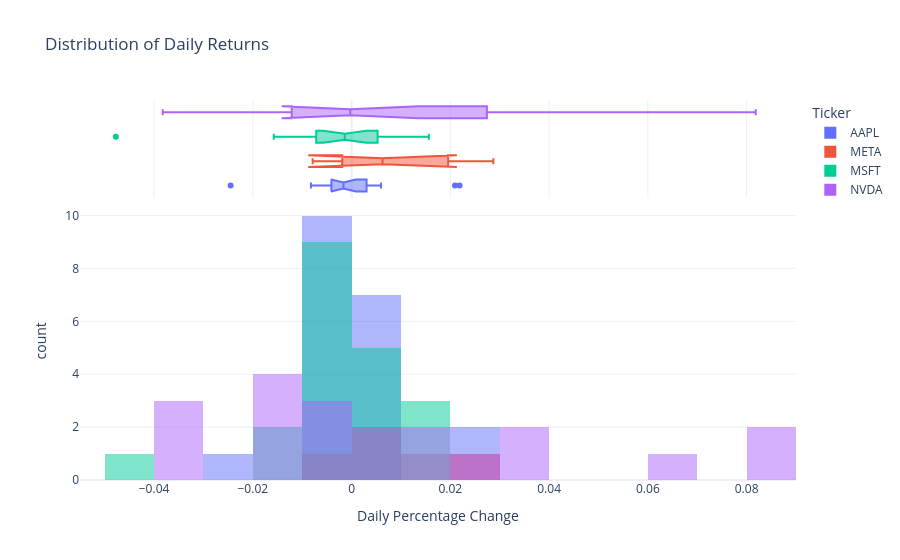

Notebook code for this chart:
### Markdown cell above
### 2.2 Distribution of Daily Returns
Understanding volatility is key for trading models. Heavy tails in the distribution suggest high-risk periods.

### Code cell
# Calculate daily returns for visualization
df_returns = df_raw.with_columns([
    (pl.col("Close") / pl.col("Close").shift(1).over("Ticker") - 1).alias("Return")
]).drop_nulls()

fig_dist = px.histogram(df_returns.to_pandas(), x="Return", color="Ticker", marginal="box",
                        title="Distribution of Daily Returns", barmode="overlay",
                        labels={"Return": "Daily Percentage Change"})
fig_dist.show()

### Figure 1 — Plotly figure (JSON) as saved in the notebook; plotly's stock layout.template omitted (floating-point values rounded to 4 significant figures)
{"data": [{"bingroup": "x", "hovertemplate": "Ticker=AAPL<br>Daily Percentage Change=%{x}<br>count=%{y}<extra></extra>", "legendgroup": "AAPL", "marker": {"color": "#636efa", "opacity": 0.5, "pattern": {"shape": ""}}, "name": "AAPL", "orientation": "v", "showlegend": true, "type": "histogram", "x": [0.02094, -0.0245, -0.002856, -0.004585, 0.003623, -0.006256, 0.00212, -0.00295, 0.003253, -0.002774, -0.0036, 0.000928, -0.006791, -0.001011, 0.02187, 0.002814, -0.008235, 0.005966, -0.002286, 8.786e-05], "xaxis": "x", "yaxis": "y"}, {"hovertemplate": "Ticker=AAPL<br>Daily Percentage Change=%{x}<extra></extra>", "legendgroup": "AAPL", "marker": {"color": "#636efa"}, "name": "AAPL", "notched": true, "showlegend": false, "type": "box", "x": [0.02094, -0.0245, -0.002856, -0.004585, 0.003623, -0.006256, 0.00212, -0.00295, 0.003253, -0.002774, -0.0036, 0.000928, -0.006791, -0.001011, 0.02187, 0.002814, -0.008235, 0.005966, -0.002286, 8.786e-05], "xaxis": "x2", "yaxis": "y2"}, {"bingroup": "x", "hovertemplate": "Ticker=META<br>Daily Percentage Change=%{x}<br>count=%{y}<extra></extra>", "legendgroup": "META", "marker": {"color": "#EF553B", "opacity": 0.5, "pattern": {"shape": ""}}, "name": "META", "orientation": "v", "showlegend": true, "type": "histogram", "x": [-0.007886, 0.000119, 0.01651, 0.006271, 0.02871], "xaxis": "x", "yaxis": "y"}, {"hovertemplate": "Ticker=META<br>Daily Percentage Change=%{x}<extra></extra>", "legendgroup": "META", "marker": {"color": "#EF553B"}, "name": "META", "notched": true, "showlegend": false, "type": "box", "x": [-0.007886, 0.000119, 0.01651, 0.006271, 0.02871], "xaxis": "x2", "yaxis": "y2"}, {"bingroup": "x", "hovertemplate": "Ticker=MSFT<br>Daily Percentage Change=%{x}<br>count=%{y}<extra></extra>", "legendgroup": "MSFT", "marker": {"color": "#00cc96", "opacity": 0.5, "pattern": {"shape": ""}}, "name": "MSFT", "orientation": "v", "showlegend": true, "type": "histogram", "x": [0.01105, -0.008464, -0.01576, 0.002052, 0.0001646, -0.008018, -0.001149, -0.003228, -0.04775, -0.004749, -0.0009919, -0.01047, 0.00725, -0.004536, -0.00162, 0.007802, 0.01565, 0.01, -0.006306, 0.003279], "xaxis": "x", "yaxis": "y"}, {"hovertemplate": "Ticker=MSFT<br>Daily Percentage Change=%{x}<extra></extra>", "legendgroup": "MSFT", "marker": {"color": "#00cc96"}, "name": "MSFT", "notched": true, "showlegend": false, "type": "box", "x": [0.01105, -0.008464, -0.01576, 0.002052, 0.0001646, -0.008018, -0.001149, -0.003228, -0.04775, -0.004749, -0.0009919, -0.01047, 0.00725, -0.004536, -0.00162, 0.007802, 0.01565, 0.01, -0.006306, 0.003279], "xaxis": "x2", "yaxis": "y2"}, {"bingroup": "x", "hovertemplate": "Ticker=NVDA<br>Daily Percentage Change=%{x}<br>count=%{y}<extra></extra>", "legendgroup": "NVDA", "marker": {"color": "#ab63fa", "opacity": 0.5, "pattern": {"shape": ""}}, "name": "NVDA", "orientation": "v", "showlegend": true, "type": "histogram", "x": [0.0, 0.03366, -0.01034, 0.08024, -0.005727, -0.01322, -0.03825, 0.03152, -0.01479, 0.01857, 0.08184, -0.01104, -0.03027, -0.03069, 0.02329, 0.008447, -0.007226, 0.01907, -0.0005512, 0.06418], "xaxis": "x", "yaxis": "y"}, {"hovertemplate": "Ticker=NVDA<br>Daily Percentage Change=%{x}<extra></extra>", "legendgroup": "NVDA", "marker": {"color": "#ab63fa"}, "name": "NVDA", "notched": true, "showlegend": false, "type": "box", "x": [0.0, 0.03366, -0.01034, 0.08024, -0.005727, -0.01322, -0.03825, 0.03152, -0.01479, 0.01857, 0.08184, -0.01104, -0.03027, -0.03069, 0.02329, 0.008447, -0.007226, 0.01907, -0.0005512, 0.06418], "xaxis": "x2", "yaxis": "y2"}], "layout": {"barmode": "overlay", "legend": {"title": {"text": "Ticker"}, "tracegroupgap": 0}, "title": {"text": "Distribution of Daily Returns"}, "xaxis": {"anchor": "y", "domain": [0, 1], "title": {"text": "Daily Percentage Change"}}, "xaxis2": {"anchor": "y2", "domain": [0, 1], "matches": "x", "showgrid": true, "showticklabels": false}, "yaxis": {"anchor": "x", "domain": [0, 0.7326], "title": {"text": "count"}}, "yaxis2": {"anchor": "x2", "domain": [0.7426, 1], "matches": "y2", "showgrid": false, "showline": false, "showticklabels": false, "ticks": ""}}}
